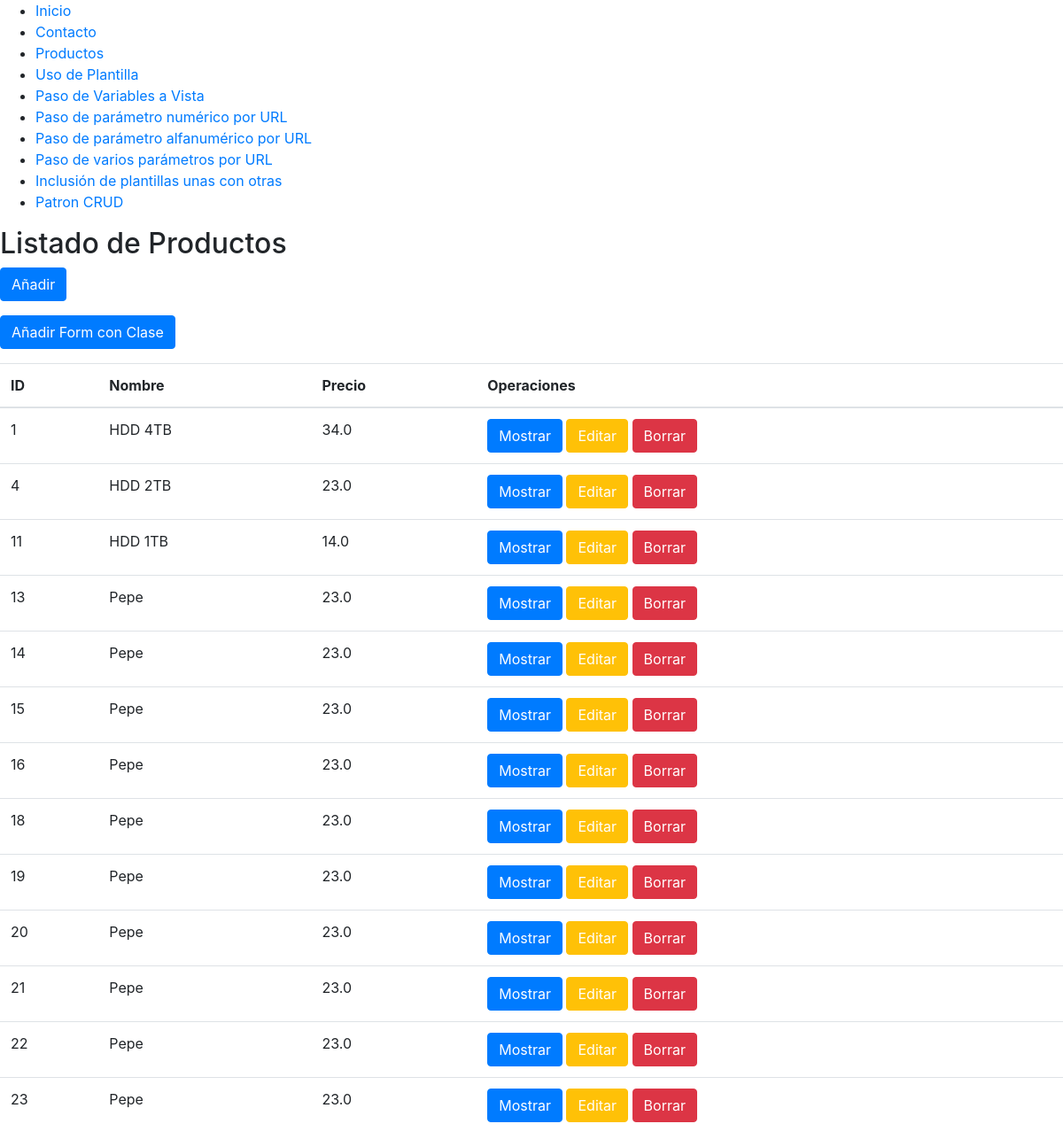
Page /crud/ on the earlier database version.
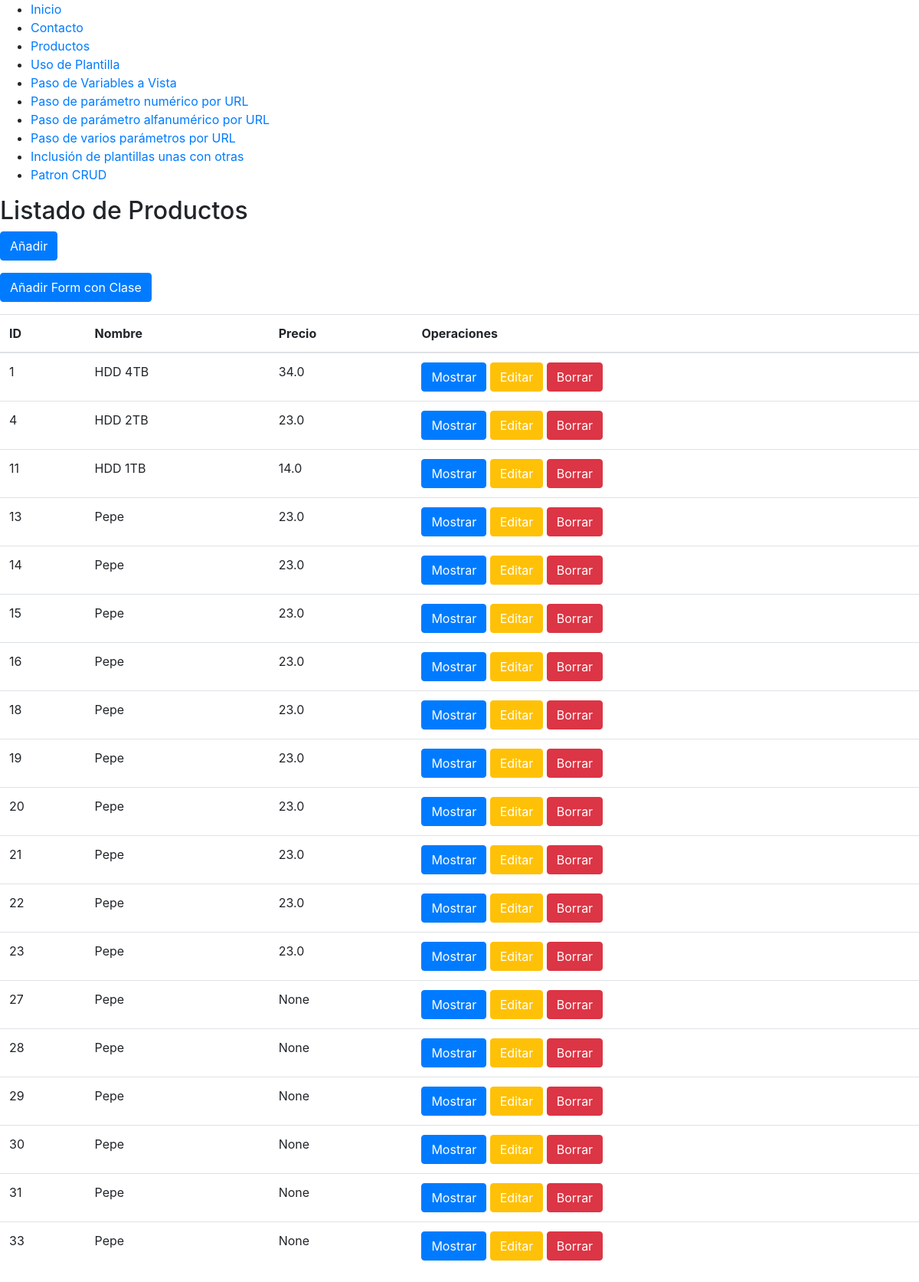
Same page on the later database version.
### crud/models.py (models this page shows, shortened)
class Producto(models.Model):
    nombre = models.CharField(max_length=200)
    precio = models.FloatField(null=True, blank=True)

### crud/views.py (the view)
# urls.py: path('', indexApi, name="index-api"),
def index(request):
    mititulo = "Listado de Productos"
    template = loader.get_template('crud/index.html')
    """
    productos = [
        {
            'id': 2,
            'nombre': "HDD 4TB",
            'precio': 36.9
        },
        {
            'id': 3,
            'nombre': "HDD 2TB",
            'precio': 16.9
        },
        {
            'id': 4,
            'nombre': "HDD 1TB",
            'precio': 9.9
        },
    ]
    """
    productos= Producto.objects.all()
    context = {
        'titulo': mititulo,
        'productos': productos
    }
    return HttpResponse(template.render(context, request))

### crud/templates/crud/index.html
{% include "miapp/header.html" %}
<h2>{{ titulo }}</h2>
<div>
    <p><a href="{% url 'crud:add-form-product' %}"><button type="button" class="btn btn-primary">Añadir</button></a></p>
<p><a href="{% url 'crud:add-class-form-product' %}"><button type="button" class="btn btn-primary">Añadir Form con Clase</button></a></p>
    <table class="table">
        <thead>
            <tr>
                <th scope="col">ID</th>
                <th scope="col">Nombre</th>
                <th scope="col">Precio</th>
                <th scope="col">Operaciones</th>
            </tr>
        </thead>
        <tbody>
        {% for producto in productos %}
            <tr>
                <td scope="row">{{ producto.id }}</td>
                <td>{{ producto.nombre }}</td>
                <td>{{ producto.precio }}</td>
                <td>
                    <a href="{% url 'crud:show-product' producto.id %}"><button class="btn btn-primary">Mostrar</button></a>
                    <a href="{% url 'crud:edit-form-product' producto.id %}"><button class="btn btn-warning">Editar</button></a>
                    <a href="{% url 'crud:delete-form-product' producto.id %}"><button class="btn btn-danger">Borrar</button></a>
                </td>
            </tr>
        {% endfor %}
        </tbody>
    </table>
</div>
{% include "miapp/footer.html" %}

### miapp/templates/miapp/header.html (shortened to what this page needs)
<!DOCTYPE html>
<html lang="en">
<head>
    {% load bootstrap4 %}
    {% bootstrap_css %}
    {% load static %}
    <link rel="stylesheet" type="text/css" href="{% static 'crud/estilos.css' %}" />
</head>
<body>
{% include "miapp/menu.html" %}

### miapp/templates/miapp/menu.html
<div>
    <ul>
        <li><a href='/'>Inicio</a></li>
        <li><a href='/contacto/'>Contacto</a></li>
        <li><a href='/productos/'>Productos</a></li>
        <li><a href='/plantilla/'>Uso de Plantilla</a></li>
        <li><a href='/datos/'>Paso de Variables a Vista</a></li>
        <li><a href='/captura/1'>Paso de parámetro numérico por URL</a></li>
        <li><a href='/captura/hola'>Paso de parámetro alfanumérico por URL</a></li>
        <li><a href='/articulos/2019/11/'>Paso de varios parámetros por URL</a></li>
        <li><a href='/incluye/'>Inclusión de plantillas unas con otras</a></li>
        <li><a href='/crud/'>Patron CRUD</a></li>
    </ul>
</div>

### miapp/templates/miapp/footer.html
</body>
</html>

### crud/static/crud/estilos.css (style rules this page uses)
.btn { color: white; }

Differences in the rows shown:
added Producto: id "27", nombre "Pepe", precio "None"
added Producto: id "28", nombre "Pepe", precio "None"
added Producto: id "29", nombre "Pepe", precio "None"
added Producto: id "30", nombre "Pepe", precio "None"
added Producto: id "31", nombre "Pepe", precio "None"
added Producto: id "33", nombre "Pepe", precio "None"
